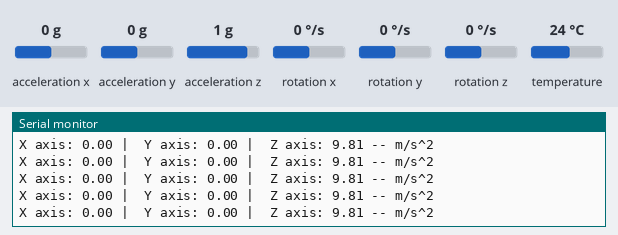
Simulated run of this sketch. Board: Arduino Uno, built with avr-gcc and run on an emulated ATmega328P. Shown: the last lines printed to the serial monitor. Inputs (shaded band) come from the test bench; at power-on: acceleration x 0 g, acceleration z 1 g, acceleration y 0 g, rotation x 0 °/s, rotation y 0 °/s, rotation z 0 °/s, temperature 24 °C.

Above: at 1.3 s.
1.4 s: acceleration x set to -1.4 g
At 1.45 s:
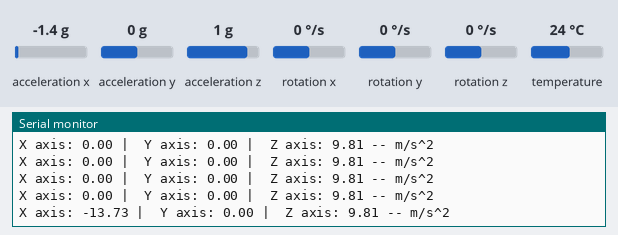
2.9 s: acceleration z set to 0 g
At 3.0 s:
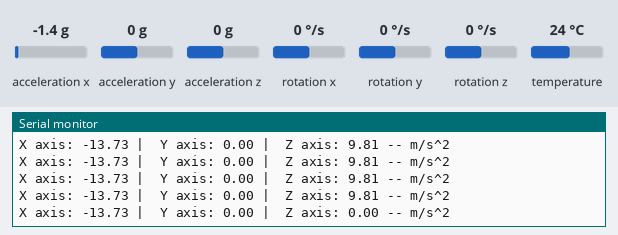
5.9 s: acceleration y set to -1.4 g
At 5.99 s:
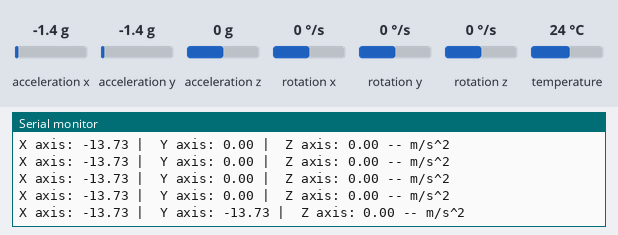
8.9 s: acceleration x set to -0.8 g
At 8.99 s:
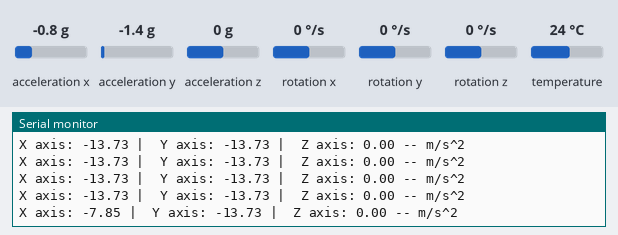
11.9 s: acceleration y set to 0 g
At 11.98 s:
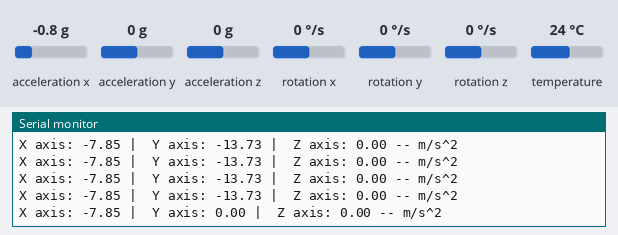
14.9 s: acceleration z set to -1.4 g
At 14.98 s:
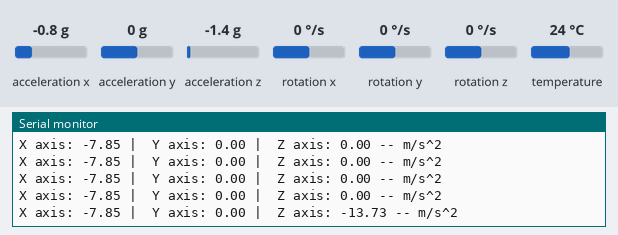
Timing chart, 0 to 17.9 s (numbered marks = the images above; inputs shaded):
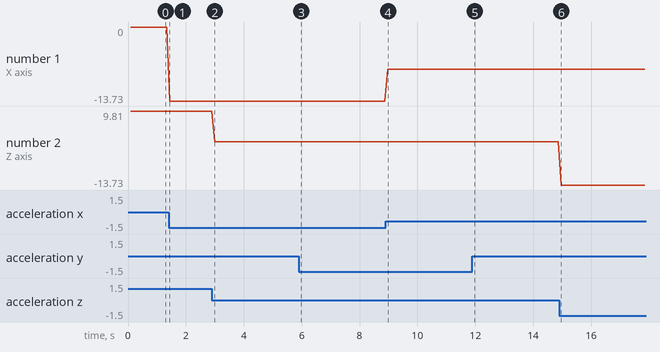

The sketch:

MPU6050_Placitech_Example.ino
```cpp
/*   Author: PLACITECH. DIY and Funny videos!
 *
 *   Tiktok: @placitech
 *   Instagram: @placitech_
 *   YouTube: PLACITECH
 *
 *  Use this code to learn the basics of accelerometers. In this example
 *  you will determine the value of the acceleration due to gravity on
 *  all 3 axes of this sensor and display it on the Serial Monitor.
 *
 *  The microcontroller I used for this example is an Arduino Nano,
 *  but you can use any Micro that you have, like the Arduino UNO or MEGA.
 *
*/

// Make sure to have these libraries installed
#include <Adafruit_MPU6050.h>
#include <Adafruit_Sensor.h>
#include <Wire.h>

// Declare accelerometer
Adafruit_MPU6050 Acc;


void setup(void) {
  Serial.begin(9600);

  if (!Acc.begin()) {
    Serial.println("Failed to find MPU6050 chip");
    while (1) {
      delay(10);
    }
  }

  // Standard setting for MPU6050
  Acc.setAccelerometerRange(MPU6050_RANGE_8_G);
  Acc.setFilterBandwidth(MPU6050_BAND_21_HZ);

  delay(100);
}


void loop() {
  // Get info from accelerometer
  sensors_event_t a, g, temp;
  Acc.getEvent(&a, &g, &temp);

  // Save the values in variables
  float x_axis = a.acceleration.x;
  float y_axis = a.acceleration.y;
  float z_axis = a.acceleration.z;

  // Display the values
  Serial.println("X axis: " + String(x_axis) + " |  Y axis: "
  + String(y_axis) + " |  Z axis: " + String(z_axis) + " -- m/s^2");
  Serial.println();

  delay(100);
}
```

Measured:
- after the input at 1.4 s, the serial monitor: prints a new line at once (image 1)
- after the input at 2.9 s, the serial monitor: prints a new line after 0.09 s (image 2)
- after the input at 5.9 s, the serial monitor: prints a new line after 0.09 s (image 3)
- after the input at 8.9 s, the serial monitor: prints a new line after 0.08 s (image 4)
- after the input at 11.9 s, the serial monitor: prints a new line after 0.08 s (image 5)
- after the input at 14.9 s, the serial monitor: prints a new line after 0.07 s (image 6)
- plotted number 1: 0 → -13.73 after the input at 1.4 s, -13.73 → -7.85 after the input at 8.9 s
- plotted number 2: 0 → -13.73 after the input at 14.9 s
